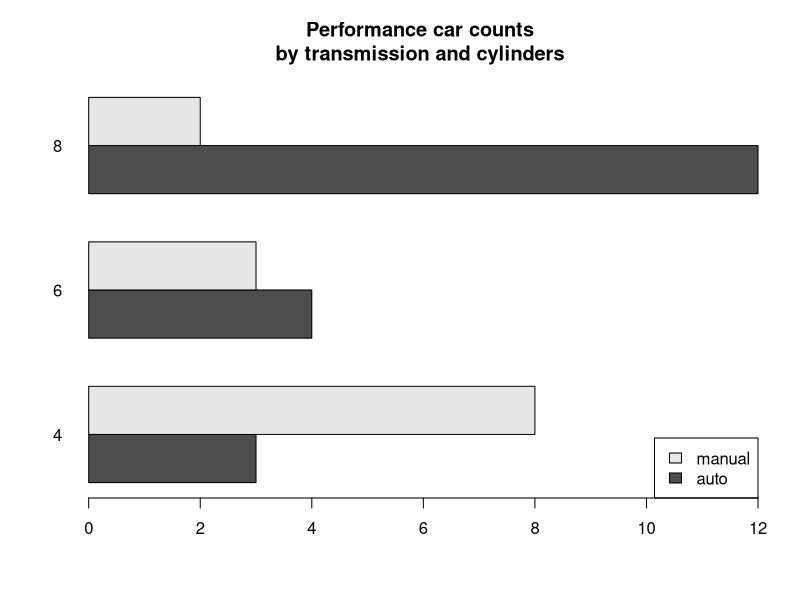
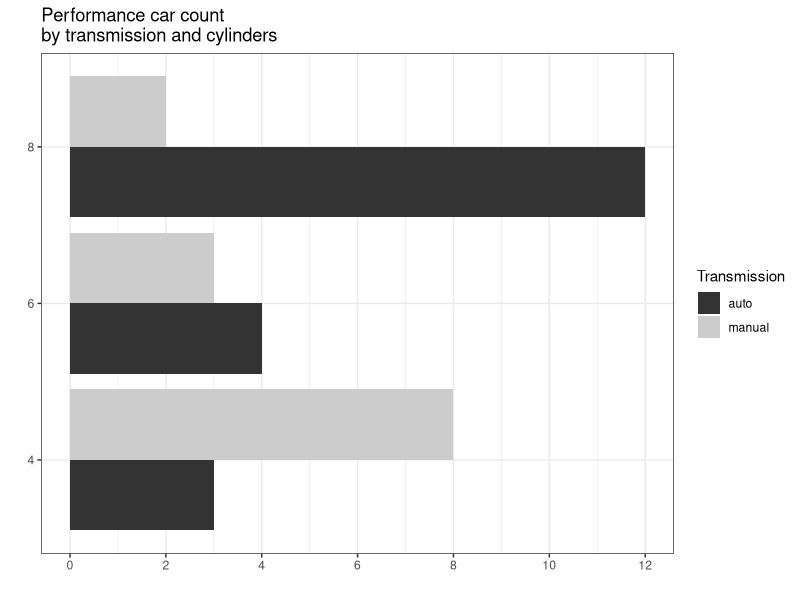

Reproduce these figures in R, in order.
library("ggplot2")

cyl.freq.matrix <- table(mtcars$am, mtcars$cyl)
barplot(
  cyl.freq.matrix,
  beside = TRUE,
  horiz = TRUE,
  las = 1,
  main = "Performance car counts\nby transmission and cylinders",
  names.arg = c("4", "6", "8"),
  legend.text = c("auto", "manual"),
  args.legend = list(x = "bottomright")
)

qplot(
  factor(mtcars$cyl),
  geom = "blank",
  fill = factor(mtcars$am),
  xlab = "",
  ylab = "",
  main = "Performance car count\nby transmission and cylinders"
) + geom_bar(position = "dodge") + scale_x_discrete(labels = c("4", "6", "8")) + scale_y_continuous(breaks =
                                                                                                      seq(0, 12, 2))  + theme_bw() + coord_flip() + scale_fill_grey(name = "Transmission", labels =
                                                                                                                                                            c("auto", "manual"))

